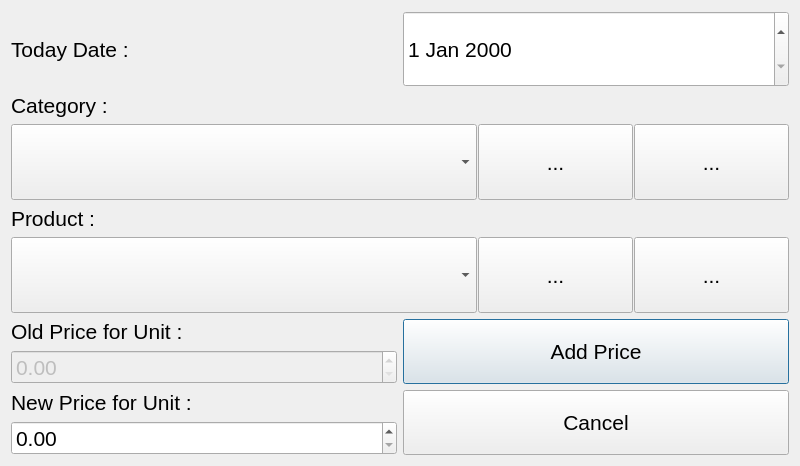
<?xml version="1.0" encoding="UTF-8"?>
<ui version="4.0">
 <class>AddPrice</class>
 <widget class="QDialog" name="AddPrice">
  <property name="geometry">
   <rect>
    <x>0</x>
    <y>0</y>
    <width>800</width>
    <height>466</height>
   </rect>
  </property>
  <property name="minimumSize">
   <size>
    <width>240</width>
    <height>270</height>
   </size>
  </property>
  <property name="maximumSize">
   <size>
    <width>800</width>
    <height>800</height>
   </size>
  </property>
  <property name="font">
   <font>
    <pointsize>16</pointsize>
   </font>
  </property>
  <property name="windowTitle">
   <string>Adding New Price</string>
  </property>
  <layout class="QVBoxLayout" name="verticalLayout_3">
   <item>
    <layout class="QHBoxLayout" name="horizontalLayout_3">
     <item>
      <widget class="QLabel" name="m_lDate">
       <property name="text">
        <string>Today Date :</string>
       </property>
      </widget>
     </item>
     <item>
      <widget class="QDateEdit" name="m_deDate">
       <property name="enabled">
        <bool>true</bool>
       </property>
       <property name="sizePolicy">
        <sizepolicy hsizetype="Minimum" vsizetype="Minimum">
         <horstretch>0</horstretch>
         <verstretch>0</verstretch>
        </sizepolicy>
       </property>
      </widget>
     </item>
    </layout>
   </item>
   <item>
    <widget class="QLabel" name="m_lCategory">
     <property name="sizePolicy">
      <sizepolicy hsizetype="Preferred" vsizetype="Fixed">
       <horstretch>0</horstretch>
       <verstretch>0</verstretch>
      </sizepolicy>
     </property>
     <property name="text">
      <string>Category :</string>
     </property>
    </widget>
   </item>
   <item>
    <layout class="QHBoxLayout" name="horizontalLayout" stretch="3,1,1">
     <property name="spacing">
      <number>1</number>
     </property>
     <item>
      <widget class="QComboBox" name="m_cbCategory">
       <property name="sizePolicy">
        <sizepolicy hsizetype="Preferred" vsizetype="Minimum">
         <horstretch>0</horstretch>
         <verstretch>0</verstretch>
        </sizepolicy>
       </property>
      </widget>
     </item>
     <item>
      <widget class="QToolButton" name="m_tbNewCategory">
       <property name="sizePolicy">
        <sizepolicy hsizetype="Preferred" vsizetype="Preferred">
         <horstretch>0</horstretch>
         <verstretch>0</verstretch>
        </sizepolicy>
       </property>
       <property name="text">
        <string>...</string>
       </property>
       <property name="icon">
        <iconset resource="expenses.qrc">
         <normaloff>:/eXpenses/Resources/add.png</normaloff>:/eXpenses/Resources/add.png</iconset>
       </property>
      </widget>
     </item>
     <item>
      <widget class="QToolButton" name="m_tbDeleteCategory">
       <property name="sizePolicy">
        <sizepolicy hsizetype="Preferred" vsizetype="Preferred">
         <horstretch>0</horstretch>
         <verstretch>0</verstretch>
        </sizepolicy>
       </property>
       <property name="text">
        <string>...</string>
       </property>
       <property name="icon">
        <iconset resource="expenses.qrc">
         <normaloff>:/eXpenses/Resources/remove.png</normaloff>:/eXpenses/Resources/remove.png</iconset>
       </property>
      </widget>
     </item>
    </layout>
   </item>
   <item>
    <widget class="QLabel" name="m_lProduct">
     <property name="sizePolicy">
      <sizepolicy hsizetype="Preferred" vsizetype="Fixed">
       <horstretch>0</horstretch>
       <verstretch>0</verstretch>
      </sizepolicy>
     </property>
     <property name="text">
      <string>Product :</string>
     </property>
    </widget>
   </item>
   <item>
    <layout class="QHBoxLayout" name="horizontalLayout_2" stretch="3,1,1">
     <property name="spacing">
      <number>1</number>
     </property>
     <item>
      <widget class="QComboBox" name="m_cbProduct">
       <property name="sizePolicy">
        <sizepolicy hsizetype="Preferred" vsizetype="Minimum">
         <horstretch>0</horstretch>
         <verstretch>0</verstretch>
        </sizepolicy>
       </property>
      </widget>
     </item>
     <item>
      <widget class="QToolButton" name="m_tbNewProduct">
       <property name="sizePolicy">
        <sizepolicy hsizetype="Preferred" vsizetype="Preferred">
         <horstretch>0</horstretch>
         <verstretch>0</verstretch>
        </sizepolicy>
       </property>
       <property name="text">
        <string>...</string>
       </property>
       <property name="icon">
        <iconset resource="expenses.qrc">
         <normaloff>:/eXpenses/Resources/add.png</normaloff>:/eXpenses/Resources/add.png</iconset>
       </property>
      </widget>
     </item>
     <item>
      <widget class="QToolButton" name="m_tbDeleteProduct">
       <property name="sizePolicy">
        <sizepolicy hsizetype="Preferred" vsizetype="Preferred">
         <horstretch>0</horstretch>
         <verstretch>0</verstretch>
        </sizepolicy>
       </property>
       <property name="text">
        <string>...</string>
       </property>
       <property name="icon">
        <iconset resource="expenses.qrc">
         <normaloff>:/eXpenses/Resources/remove.png</normaloff>:/eXpenses/Resources/remove.png</iconset>
       </property>
      </widget>
     </item>
    </layout>
   </item>
   <item>
    <layout class="QHBoxLayout" name="horizontalLayout_4">
     <item>
      <layout class="QVBoxLayout" name="verticalLayout_2">
       <item>
        <widget class="QLabel" name="m_lOldPrice">
         <property name="sizePolicy">
          <sizepolicy hsizetype="Preferred" vsizetype="Fixed">
           <horstretch>0</horstretch>
           <verstretch>0</verstretch>
          </sizepolicy>
         </property>
         <property name="text">
          <string>Old Price for Unit :</string>
         </property>
        </widget>
       </item>
       <item>
        <widget class="QDoubleSpinBox" name="m_dsbOldPrice">
         <property name="enabled">
          <bool>false</bool>
         </property>
         <property name="sizePolicy">
          <sizepolicy hsizetype="Minimum" vsizetype="Minimum">
           <horstretch>0</horstretch>
           <verstretch>0</verstretch>
          </sizepolicy>
         </property>
         <property name="maximum">
          <double>999999.989999999990687</double>
         </property>
        </widget>
       </item>
       <item>
        <widget class="QLabel" name="m_lNewPrice">
         <property name="sizePolicy">
          <sizepolicy hsizetype="Preferred" vsizetype="Fixed">
           <horstretch>0</horstretch>
           <verstretch>0</verstretch>
          </sizepolicy>
         </property>
         <property name="text">
          <string>New Price for Unit :</string>
         </property>
        </widget>
       </item>
       <item>
        <widget class="QDoubleSpinBox" name="m_dsbNewPrice">
         <property name="sizePolicy">
          <sizepolicy hsizetype="Minimum" vsizetype="Minimum">
           <horstretch>0</horstretch>
           <verstretch>0</verstretch>
          </sizepolicy>
         </property>
         <property name="maximum">
          <double>999999.989999999990687</double>
         </property>
        </widget>
       </item>
      </layout>
     </item>
     <item>
      <layout class="QVBoxLayout" name="verticalLayout">
       <item>
        <widget class="QPushButton" name="m_pbAddPrice">
         <property name="sizePolicy">
          <sizepolicy hsizetype="Minimum" vsizetype="Minimum">
           <horstretch>0</horstretch>
           <verstretch>0</verstretch>
          </sizepolicy>
         </property>
         <property name="text">
          <string>Add Price</string>
         </property>
        </widget>
       </item>
       <item>
        <widget class="QPushButton" name="pushButton">
         <property name="sizePolicy">
          <sizepolicy hsizetype="Minimum" vsizetype="Minimum">
           <horstretch>0</horstretch>
           <verstretch>0</verstretch>
          </sizepolicy>
         </property>
         <property name="text">
          <string>Cancel</string>
         </property>
        </widget>
       </item>
      </layout>
     </item>
    </layout>
   </item>
  </layout>
 </widget>
 <layoutdefault spacing="6" margin="11"/>
 <resources>
  <include location="expenses.qrc"/>
 </resources>
 <connections>
  <connection>
   <sender>m_pbAddPrice</sender>
   <signal>clicked()</signal>
   <receiver>AddPrice</receiver>
   <slot>accept()</slot>
   <hints>
    <hint type="sourcelabel">
     <x>557</x>
     <y>386</y>
    </hint>
    <hint type="destinationlabel">
     <x>127</x>
     <y>240</y>
    </hint>
   </hints>
  </connection>
  <connection>
   <sender>m_cbCategory</sender>
   <signal>activated(QString)</signal>
   <receiver>AddPrice</receiver>
   <slot>onCategoryChanged(QString)</slot>
   <hints>
    <hint type="sourcelabel">
     <x>115</x>
     <y>200</y>
    </hint>
    <hint type="destinationlabel">
     <x>105</x>
     <y>98</y>
    </hint>
   </hints>
  </connection>
  <connection>
   <sender>m_cbProduct</sender>
   <signal>activated(QString)</signal>
   <receiver>AddPrice</receiver>
   <slot>onProductChanged(QString)</slot>
   <hints>
    <hint type="sourcelabel">
     <x>135</x>
     <y>315</y>
    </hint>
    <hint type="destinationlabel">
     <x>89</x>
     <y>150</y>
    </hint>
   </hints>
  </connection>
  <connection>
   <sender>m_tbNewCategory</sender>
   <signal>clicked()</signal>
   <receiver>AddPrice</receiver>
   <slot>onNewCategory()</slot>
   <hints>
    <hint type="sourcelabel">
     <x>632</x>
     <y>200</y>
    </hint>
    <hint type="destinationlabel">
     <x>193</x>
     <y>82</y>
    </hint>
   </hints>
  </connection>
  <connection>
   <sender>m_tbNewProduct</sender>
   <signal>clicked()</signal>
   <receiver>AddPrice</receiver>
   <slot>onNewProduct()</slot>
   <hints>
    <hint type="sourcelabel">
     <x>632</x>
     <y>315</y>
    </hint>
    <hint type="destinationlabel">
     <x>195</x>
     <y>128</y>
    </hint>
   </hints>
  </connection>
  <connection>
   <sender>pushButton</sender>
   <signal>clicked()</signal>
   <receiver>AddPrice</receiver>
   <slot>reject()</slot>
   <hints>
    <hint type="sourcelabel">
     <x>572</x>
     <y>454</y>
    </hint>
    <hint type="destinationlabel">
     <x>150</x>
     <y>257</y>
    </hint>
   </hints>
  </connection>
  <connection>
   <sender>m_tbDeleteCategory</sender>
   <signal>clicked()</signal>
   <receiver>AddPrice</receiver>
   <slot>onDeleteCategory()</slot>
   <hints>
    <hint type="sourcelabel">
     <x>789</x>
     <y>200</y>
    </hint>
    <hint type="destinationlabel">
     <x>227</x>
     <y>99</y>
    </hint>
   </hints>
  </connection>
  <connection>
   <sender>m_tbDeleteProduct</sender>
   <signal>clicked()</signal>
   <receiver>AddPrice</receiver>
   <slot>onDeleteProduct()</slot>
   <hints>
    <hint type="sourcelabel">
     <x>789</x>
     <y>315</y>
    </hint>
    <hint type="destinationlabel">
     <x>219</x>
     <y>192</y>
    </hint>
   </hints>
  </connection>
 </connections>
 <slots>
  <slot>onCategoryChanged(QString)</slot>
  <slot>onProductChanged(QString)</slot>
  <slot>onNewCategory()</slot>
  <slot>onNewProduct()</slot>
  <slot>onDeleteCategory()</slot>
  <slot>onDeleteProduct()</slot>
 </slots>
</ui>
